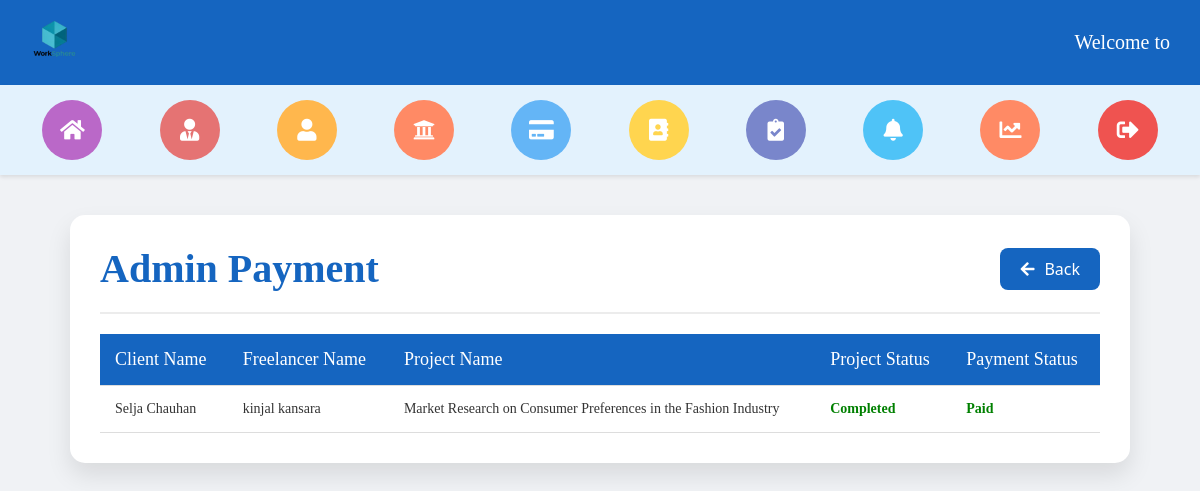
/administrator/admin_payment/ (signed in), run on the app's committed database.
### payment/models.py (models this page shows, shortened)
class Payment(models.Model):
    proposal = models.ForeignKey(FreelancerProposal, on_delete=models.CASCADE, related_name='payments', null=True)
    order_id = models.CharField(max_length=255)
    payment_id = models.CharField(max_length=50)
    signature = models.CharField(max_length=256, null=True, blank=True)
    refund_payment_id = models.CharField(max_length=255)
    amount = models.DecimalField(max_digits=10, decimal_places=2)
    refund_amount = models.DecimalField(max_digits=10, decimal_places=2, null=True)
    email = models.EmailField()  # Added field to store the user's email
    status = models.CharField(max_length=100, choices=[(
        'Pending', 'Pending'), ('Completed', 'Completed'), ('Failed', 'Failed')], default='Pending')

### freelancer/models.py (models this page shows, shortened)
class FreelancerProposal(models.Model):
    DURATION_CHOICES = [
        ('1_day', '1 Day'),
        ('2_days', '2 Days'),
        ('3_days', '3 Days'),
        ('4_days', '4 Days'),
        ('5_days', '5 Days'),
        ('7_days', '7 Days'),
        ('10_days', '10 Days'),
        ('15_days', '15 Days'),
        ('1_month', '1 Month'),
        ('2_months', '2 Months'),
        ('3_months', '3 Months'),
    ]
    client = models.ForeignKey(ClientRegisterLogin, on_delete=models.CASCADE, null=True)
    freelancer = models.ForeignKey(FreelancerRegisterLogin, on_delete=models.CASCADE)
    project = models.ForeignKey(ClientPostProject, on_delete=models.CASCADE)
    title = models.CharField(max_length=200)
    description = models.TextField(editable=False)
    duration = models.CharField(max_length=20, choices=DURATION_CHOICES)
    bid = models.DecimalField(max_digits=10, decimal_places=2)  # Default bid value
    cover_letter = models.TextField()
    attachment = models.FileField(upload_to='attachments/', blank=True, null=True)
    submitted_at = models.DateTimeField(auto_now_add=True)
    status = models.CharField(max_length=10, null=True)

class FreelancerRegisterLogin(models.Model):
    profile = models.ImageField(upload_to='profile_images/')
    first_name = models.CharField(max_length=30)
    last_name = models.CharField(max_length=30)
    username = models.CharField(max_length=30, unique=True)
    email = models.EmailField(unique=True)
    password = models.CharField(max_length=100)
    phone_number = models.CharField(max_length=15)
    skills = models.CharField(max_length=50)
    hourly_rate = models.DecimalField(max_digits=20, decimal_places=2)
    location = models.CharField(max_length=100)
    about_me = models.TextField(null=True, max_length=1000)
    bank_name = models.CharField(max_length=50, null=True, blank=True)  # Bank name
    ifsc_code = models.CharField(max_length=20, null=True, blank=True)  # IFSC code
    account_number = models.CharField(max_length=20, null=True, blank=True)  # Account number

### client/models.py (models this page shows, shortened)
class ClientRegisterLogin(models.Model):
    profile_photo = models.ImageField(upload_to='profile_photos/')
    first_name = models.CharField(max_length=30)
    last_name = models.CharField(max_length=30)
    username = models.CharField(max_length=30, unique=True)
    email = models.EmailField(unique=True)
    password = models.CharField(max_length=100)
    phone_no = models.CharField(max_length=15)
    company = models.CharField(max_length=100)
    location = models.CharField(max_length=100, null=True)
    bio = models.TextField(null=True, max_length=1000)

class ClientPostProject(models.Model):
    EXPERIENCE_LEVEL_CHOICES = [
        ('entry', 'Entry Level'),
        ('intermediate', 'Intermediate Level'),
        ('expert', 'Expert Level'),
    ]
    BUDGET_TYPE_CHOICES = [
        ('fixed', 'Fixed Price'),
        ('hourly', 'Hourly'),
    ]
    CATEGORY_CHOICES = [
        ('ai_developement', 'AI Development'),
        ('animation', 'Animation'),
        ('business_strategy', 'Business Strategy'),
        ('content_creation', 'Content Creation'),
        ('contract_drafting', 'Contract Drafting'),
        ('graphic_design', 'Graphic Design'),
        ('legal_consulting', 'Legal Consulting'),
        ('logo_design', 'Logo Design'),
        ('machine_learning', 'Machine Learning'),
        ('market_research', 'Market Research'),
        ('social_media_marketing', 'Social Media Marketing'),
        ('software_development', 'Software Development'),
        ('video_editing', 'Video Editing'),
        ('web_development', 'Web Development'),
        ('music_composition', 'Music Composition'),
        ('lyric_writting', 'Lyric Writing'),
    ]
    client = models.ForeignKey(ClientRegisterLogin, on_delete=models.CASCADE, related_name='projects', null=True)
    title = models.CharField(max_length=255, help_text="Title of the project")
    description = models.TextField(help_text="Detailed description of the project")
    category = models.CharField(max_length=50, choices=CATEGORY_CHOICES, help_text="Project category")
    budget = models.DecimalField(max_digits=20, decimal_places=2, help_text="Project budget (fixed or hourly)")
    budget_type = models.CharField(max_length=10, choices=BUDGET_TYPE_CHOICES, help_text="Budget type")
    deadline = models.DateField(help_text="Deadline for project completion")
    skills_required = models.CharField(max_length=255, help_text="Skills required for the project")
    attachments = models.FileField(upload_to="project_attachments/", blank=True, null=True, help_text="Project-related files")
    photo = models.ImageField(upload_to="project_photos/", blank=True, null=True, help_text="Project-related photo")
    experience_level = models.CharField(max_length=15, choices=EXPERIENCE_LEVEL_CHOICES, help_text="Required experience level for freelancers")
    created_at = models.DateTimeField(auto_now_add=True, help_text="Time when the project was posted")
    status = models.CharField(max_length=10, null=True)

### administrator/views.py (the view)
# urls.py: path('admin_payment/', views.admin_payment, name='admin_payment'),
def admin_payment(request):
    payments = Payment.objects.select_related(
        'proposal__client',
        'proposal__freelancer',
        'proposal__project'
    )
    context = {
        'payment': payments
    }
    return render(request, 'admin_payment.html', context)

### administrator/templates/admin_payment.html (shortened to what this page needs)
{% extends 'admin_header_2.html' %}
{% block content %}
<!DOCTYPE html>
<html lang="en">
<head>
  <link rel="stylesheet" href="https://cdnjs.cloudflare.com/ajax/libs/font-awesome/5.15.4/css/all.min.css">
</head>
<body>
<div class="contact-container">
    <div class="contact-header">
        <h2>Admin Payment</h2>
        <a href="{% url 'admin_dashboard' %}" class="back-button"><i class="fas fa-arrow-left"></i>Back</a>
    </div>
    <table class="contact-table">
        <thead>
            <tr>
                <th>Client Name</th>
                <th>Freelancer Name</th>
                <th>Project Name</th>
                <th>Project Status</th>
                <th>Payment Status</th>
            </tr>
        </thead>
        <tbody>
          {% for payment in payment %}
            <tr>
              <td>{{ payment.proposal.client.first_name }} {{ payment.proposal.client.last_name }}</td>
              <td>{{ payment.proposal.freelancer.first_name }} {{ payment.proposal.freelancer.last_name }}</td>
              <td>{{ payment.proposal.project.title }}</td>
              <td>
                {% if payment.proposal.status == 'Completed' %}
                  <span class="status-completed">Completed</span>
                {% else %}
                  <span class="status-pending">Pending</span>
                {% endif %}
              </td>
              <td>
                {% if payment.status == 'Completed' %}
                  <span class="status-paid">Paid</span>
                {% else %}
                <span class="status-unpaid">Unpaid</span>
                {% endif %}
              </td>
            </tr>
          {% endfor %}
        </tbody>
    </table>
</div>
{% endblock %}

### administrator/templates/admin_header_2.html (style rules this page uses)
body { margin: 0; font-family: 'Segoe UI', Tahoma, Geneva, Verdana, sans-serif; background-color: #f4f4f4; }

### administrator/templates/admin_payment.html (style rules this page uses)
body { margin: 0; background-color: #f0f2f5; color: #333; }
.contact-container { max-width: 1000px; background: #fff; margin: 40px auto; border-radius: 15px; box-shadow: 0 12px 24px rgba(0, 0, 0, 0.1); overflow: hidden; padding: 30px; }
.contact-header { display: flex; justify-content: space-between; align-items: center; border-bottom: 2px solid #ececec; padding-bottom: 20px; margin-bottom: 20px; }
.contact-header h2 { font-size: 40px; font-family: Candara; color: #1565c0; font-weight: 600; margin: 0; }
.back-button { display: flex; align-items: center; padding: 10px 20px; background-color: #1565c0; color: white; border: none; border-radius: 8px; cursor: pointer; font-size: 16px; text-decoration: none; transition: background-color 0.3s ease, transform 0.3s ease; }
.back-button i { margin-right: 10px; }
.contact-table { width: 100%; border-collapse: collapse; margin-top: 20px; }
.contact-table th, .contact-table td { padding: 15px; text-align: left; border-bottom: 1px solid #ddd; font-family: Verdana; font-size: 14px; }
.contact-table th { background-color: #1565c0; font-weight: 500; color: white; font-family: Candara; font-size: 18px; }
.status-completed { color: green; font-weight: bold; }
.status-paid { color: green; font-weight: bold; }

### data on the page
Payment: proposal.client.first_name "Selja", proposal.client.last_name "Chauhan", proposal.freelancer.first_name "kinjal", proposal.freelancer.last_name "kansara", proposal.project "Market Research on Consumer Preferences in the Fashion Industry", shows "Completed", status "Paid"
